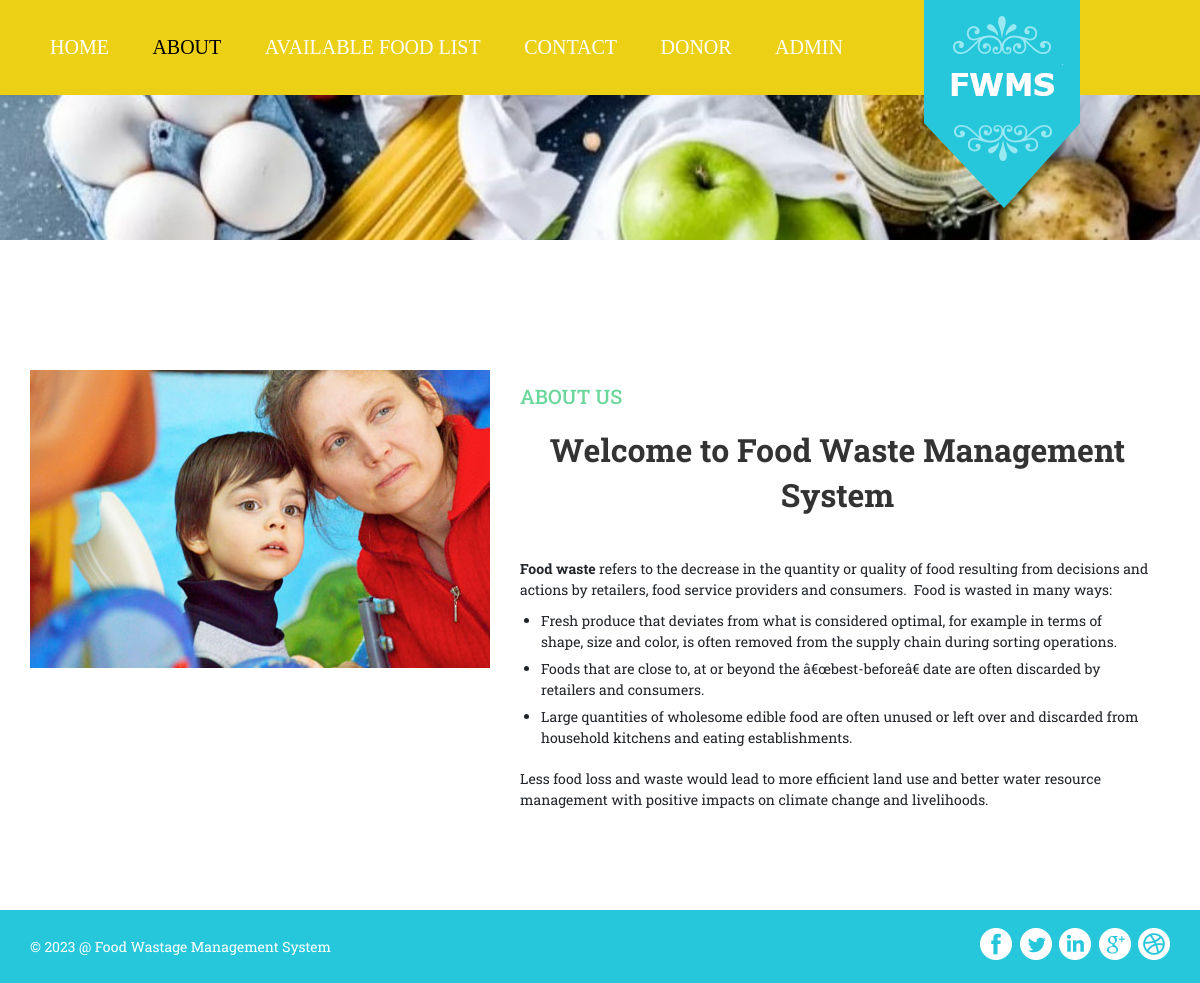
Screenshot of /fwms/about.php with the database file from the repository.
### tables this page shows
CREATE TABLE `tblpages` (
  `ID` int(11) NOT NULL,
  `PageType` varchar(200) DEFAULT NULL,
  `PageTitle` mediumtext DEFAULT NULL,
  `PageDescription` mediumtext DEFAULT NULL,
  `UpdationDate` timestamp NULL DEFAULT NULL ON UPDATE current_timestamp()
);

### fwms/about.php (the view, shortened to what this page needs)
<!DOCTYPE html>
<html>
<head>
<link href="css/bootstrap.css" rel='stylesheet' type='text/css' />
<link href="css/style.css" rel="stylesheet" type="text/css" media="all" />
</head>
<body>
<?php include_once("includes/header.php");?>
<div class="banner page-head">
</div>
<div class="about">
	<div class="container">
		 <?php
$ret=mysqli_query($con,"select * from tblpages where PageType='aboutus' ");
while ($row=mysqli_fetch_array($ret)) {
?>
		<div class="about-info">
			<div class="about-gds">
				<div class="col-md-5 about-info-left">
					<img src="images/666.jpg" alt=""/>
				</div>
				<div class="col-md-7 about-info-right">
					<h4><?php  echo $row['PageTitle'];?> </h4>
					<p><?php  echo $row['PageDescription'];?></p>
				</div>
				<div class="clearfix"> </div>
			</div>
		</div><?php } ?>
	</div>
</div>
<?php include_once("includes/footer.php");?>
</body>
</html>

### fwms/css/style.css (style rules this page uses)
body { margin:0; padding:0; background:#fff; font-family: 'Roboto Slab', serif; }
h1,h2,h3,h4,h5,h6 { margin:0; }
p { margin:0; }
ul { margin:0; padding:0; }
.banner { background:url(../images/banner1.jpg) no-repeat 0px 0px; background-size:cover; -webkit-background-size: cover; -o-background-size: cover; -ms-background-size: cover; -moz-background-size: cover; min-height: 670px; }
.about { background: #fff; padding: 80px 0; }
.page-head { min-height: 145px !important; }
.about-gds { margin-top:50px; }
.about-info-right p { font-size: 14px; margin: 20px 0 0 0; color: #000; line-height: 1.8em; }
.about-info-right h4 { text-transform:uppercase; margin: 15px 0 0 0; font-size: 20px; color: #6cd79c; }
.about-info-left img { width: 100%; }
.about-info-left { padding-left: 0 !important; }
.container:after { content: "\0020"; display: block; height: 0; clear: both; visibility: hidden; }
.clearfix:before, .clearfix:after, .row:before, .row:after { content: '\0020'; display: block; overflow: hidden; visibility: hidden; width: 0; height: 0; }
.row:after, .clearfix:after { clear: both; }
@media (max-width: 1440px) { .banner { min-height: 638px; } }
@media (max-width: 1366px) { .banner { min-height: 607px; } }
@media (max-width: 1280px) { .banner { min-height: 565px; } }

### rows the page displays
tblpages: PageTitle "ABOUT US", PageDescription "Welcome to Food Waste Management System Food waste refers to the decrease in the quantity or quality of food resulting from decisions and actions by retailers, food service providers and consumers. Food is wasted in many ways: Fresh produce that deviates from what is considered optimal, for example in terms of shape, size and color, is often removed from the supply chain during sorting operations. Foods that are close to, at or beyond the â€œbest-beforeâ€ date are often discarded by retailers and consumers. Large quantities of wholesome edible food are often unused or left over and discarded from household kitchens and eating establishments. Less food loss and waste would lead to more…"
